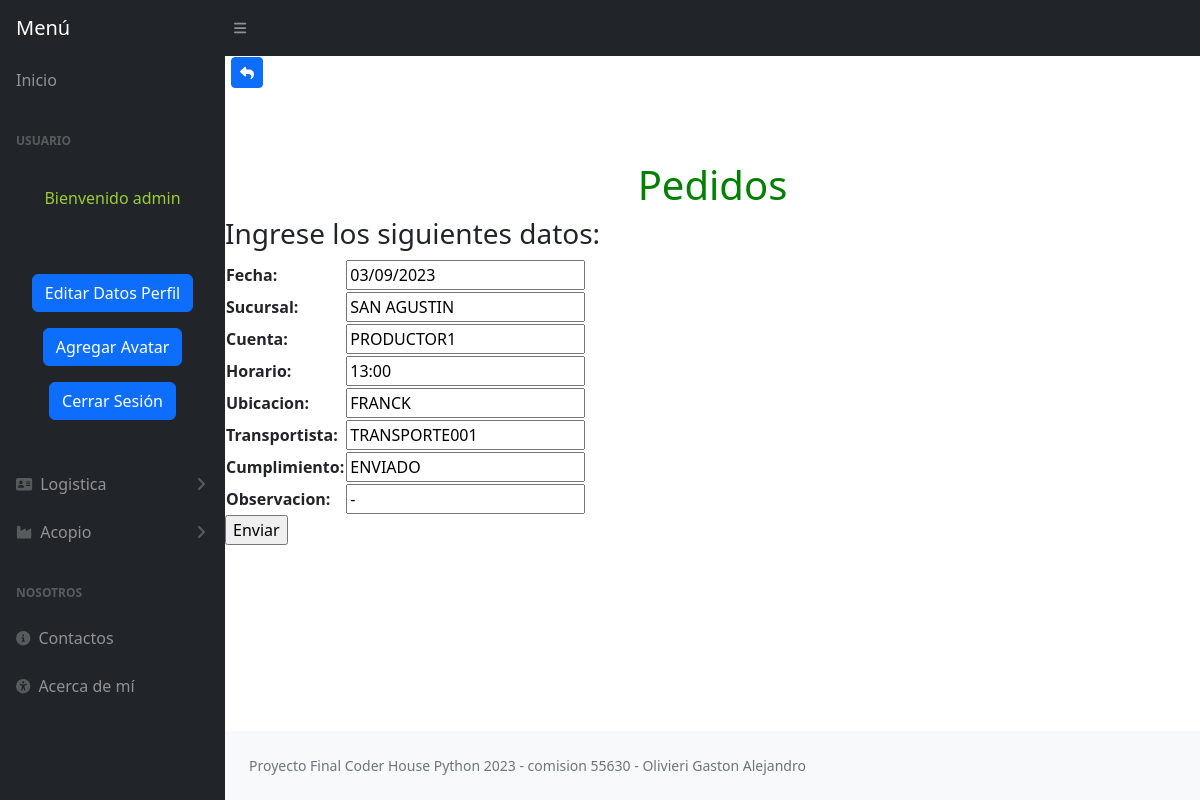
The page /update_pedidos/2/ (signed in) on the database its author committed.
### aplicacion1/models.py (models this page shows, shortened)
class Pedido(models.Model):
    fecha = models.CharField(max_length=10, blank=False)
    sucursal = models.CharField(max_length=15, blank=False)
    cuenta = models.CharField(max_length=100, blank=False)
    horario = models.CharField(max_length=5, blank=False)
    ubicacion = models.CharField(max_length=500, blank=False)
    transportista = models.CharField(max_length=100)
    cumplimiento = models.CharField(max_length=20)
    observacion = models.CharField(max_length=250)
    class Meta:
        verbose_name = "Pedido"
        verbose_name_plural = "Pedidos"

### aplicacion1/views.py (the view)
# urls.py: path('update_pedidos/<int:pk>/', PedidoUpdate.as_view(), name="update_pedidos" ),
class PedidoUpdate(LoginRequiredMixin, UpdateView):
    model = Pedido
    fields = ['fecha', 'sucursal', 'cuenta', 'horario', 'ubicacion', 'transportista', 'cumplimiento', 'observacion' ]
    success_url = reverse_lazy('pedidos')

### aplicacion1/templates/aplicacion1/pedido_form.html (shortened to what this page needs)
{% extends 'aplicacion1/base.html' %}
{% load static %}
{% block Atras %}
<table>
    <tr>
        <td width="5">
        </td>
        <td>
            <a
            href="{% url 'pedidos' %}"
            class="btn btn-primary btn-sm"
            ><i class="fa-solid fa-reply"></i>
            </a>
        </td>
    </tr>
</table>
{% endblock Atras %}
{% block Titulo %}
<div class="text-center t">
    <br>
    <br>
    <br>
    <h1 style="color: green;">Pedidos</h1>
</div>
{% endblock Titulo %}
{% block Contenido %}
<h3>Ingrese los siguientes datos:</h3>
    <form action="" method="POST">
        <table>
            {{ form.as_table }}
        </table>
        <input type="submit" value="Enviar">
    </form>
{% endblock Contenido %}
{% block Observacion %}
<div class="text-center">
    <br>
    <br>
    <br>
</div>
{% endblock Observacion %}

### aplicacion1/templates/aplicacion1/base.html (shortened to what this page needs)
<!DOCTYPE html>
<html lang="en">
    <head>
        {% load static %}
        <link href="https://cdn.jsdelivr.net/npm/simple-datatables@7.1.2/dist/style.min.css" rel="stylesheet" />
        <link href="{% static 'aplicacion1/css/styles.css' %}" rel="stylesheet" />
    </head>
    <body class="sb-nav-fixed">
        <nav class="sb-topnav navbar navbar-expand navbar-dark bg-dark">
            <a class="navbar-brand ps-3">Menú</a>
            <button class="btn btn-link btn-sm order-1 order-lg-0 me-4 me-lg-0" id="sidebarToggle" href="#"><i class="fas fa-bars"></i></button>
        </nav>
        <div id="layoutSidenav">
            <div id="layoutSidenav_nav">
                <nav class="sb-sidenav accordion sb-sidenav-dark" id="sidenavAccordion">
                    <div class="sb-sidenav-menu">
                        <div class="nav">
                            <a class="nav-link" href="{% url 'inicio' %}">Inicio</a>
                            <div class="sb-sidenav-menu-heading">USUARIO</div>
                            {% if user.is_authenticated %}
                                    <br>
                                    <div class="text-center">
                                        <p style="color:yellowgreen">Bienvenido {{user.username}}</p>
                                        <div class="text-center">
                                        </div>
                                        <br>
                                        <p><a class="btn btn-primary" href="{% url 'editar_perfil' %}">Editar Datos Perfil</a></p>
                                        <p><a class="btn btn-primary" href="{% url 'nuevoAvatar' %}">Agregar Avatar</a></p>
                                        <p><a class="btn btn-primary" href="{% url 'logout' %}">Cerrar Sesión</a></p>
                                    </div>
                                    <br>
                                    <a class="nav-link collapsed" href="#" data-bs-toggle="collapse" data-bs-target="#collapseLayouts" aria-expanded="false" aria-controls="collapseLayouts">
                                        <div class="sb-nav-link-icon"><i class="fa-solid fa-address-card"></i></div>
                                        Logistica
                                        <div class="sb-sidenav-collapse-arrow"><i class="fas fa-angle-down"></i></div>
                                    </a>
                            <a class="nav-link collapsed" href="#" data-bs-toggle="collapse" data-bs-target="#collapsePages" aria-expanded="false" aria-controls="collapsePages">
                                        <div class="sb-nav-link-icon"><i class="fa-solid fa-industry"></i></div>
                                        Acopio
                                        <div class="sb-sidenav-collapse-arrow"><i class="fas fa-angle-down"></i></div>
                                    </a>
                            {% endif %}
                            <div class="sb-sidenav-menu-heading">Nosotros</div>
                            <a class="nav-link" href="{% url 'contactos' %}">
                                <div class="sb-nav-link-icon"><i class="fa-solid fa-circle-info"></i></div>
                                Contactos
                            </a>
                            <a class="nav-link" href="{% url 'AcercaDeMi' %}">
                                <div class="sb-nav-link-icon"><i class="fa-solid fa-universal-access"></i></div>
                                Acerca de mí
                            </a>
                        </div>
                    </div>
                </nav>
            </div>
            <div id="layoutSidenav_content">
                {% block Atras %}
                {% endblock Atras %}
                {% block Titulo %}
                {% endblock Titulo %}
                {% block Contenido %}
                {% endblock Contenido %}
                {% block Observacion %}
                {% endblock Observacion %}
                <footer class="py-4 bg-light mt-auto">
                    <div class="container-fluid px-4">
                        <div class="d-flex align-items-center justify-content-between small">
                            <div class="text-muted">Proyecto Final Coder House Python 2023 - comision 55630 - Olivieri Gaston Alejandro</div>
                        </div>
                    </div>
                </footer>
            </div>
        </div>
    </body>
</html>

### rows shown on the page
Pedido: fecha "03/09/2023", sucursal "SAN AGUSTIN", cuenta "PRODUCTOR1", horario "13:00", ubicacion "FRANCK", transportista "TRANSPORTE001", cumplimiento "ENVIADO", observacion "-"

### other values the page prints
{{ user.username }} "admin"
